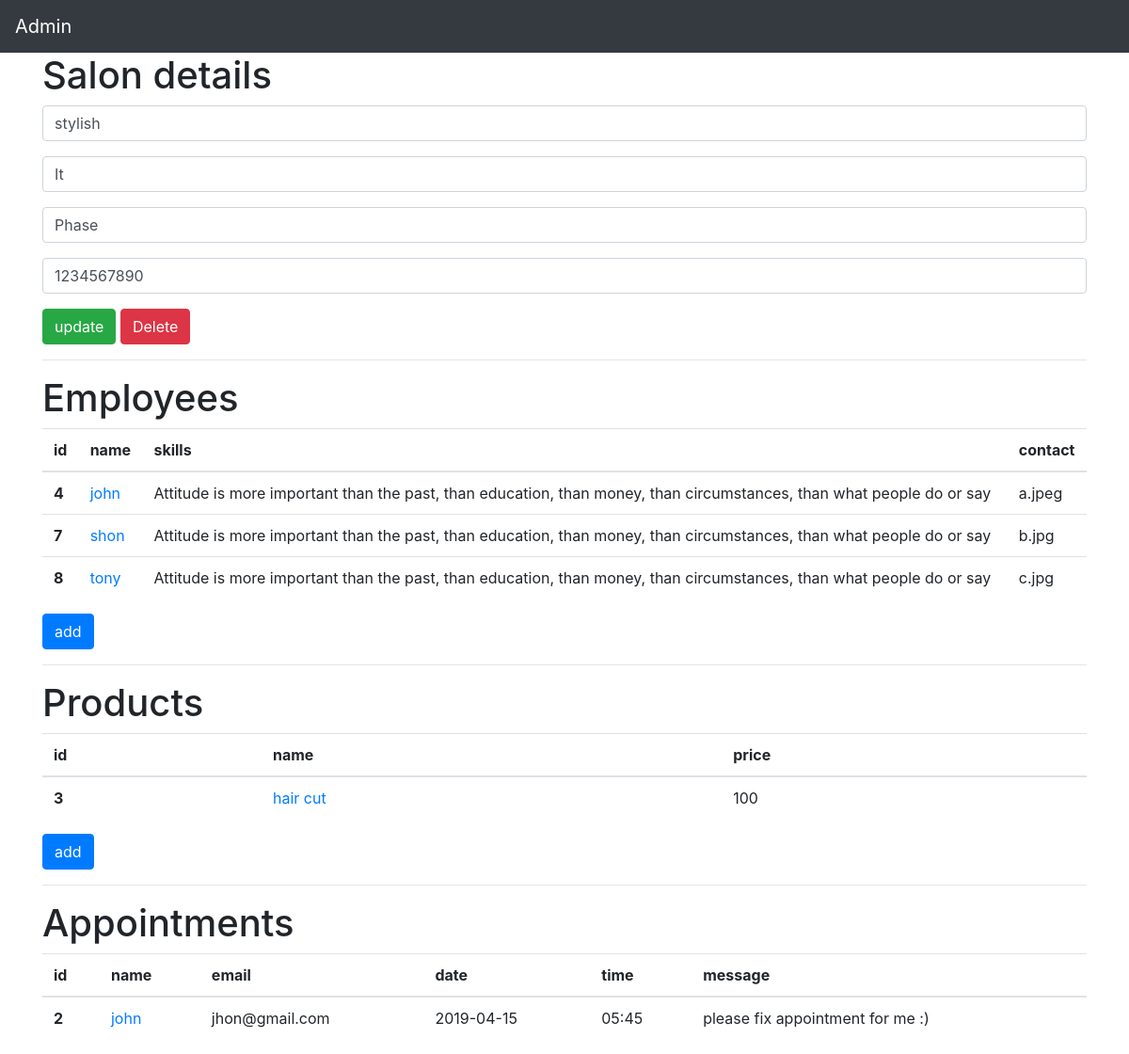
/admin/employee.php?id=19, run on the app's committed database.
### tables this page shows
CREATE TABLE `salon` (
  `id` int(11) NOT NULL,
  `name` varchar(50) NOT NULL,
  `description` varchar(500) NOT NULL,
  `address` varchar(500) NOT NULL,
  `contact` varchar(20) NOT NULL,
  `image` varchar(500) NOT NULL
);

CREATE TABLE `employee` (
  `id` int(11) NOT NULL,
  `name` varchar(500) NOT NULL,
  `skills` varchar(500) NOT NULL,
  `image` varchar(500) NOT NULL,
  `contact` varchar(20) NOT NULL,
  `salon_id` int(11) NOT NULL
);

CREATE TABLE `product` (
  `id` int(11) NOT NULL,
  `name` varchar(500) NOT NULL,
  `price` varchar(10) NOT NULL,
  `salon_id` int(11) NOT NULL
);

CREATE TABLE `appointment` (
  `id` int(11) NOT NULL,
  `name` varchar(100) NOT NULL,
  `email` varchar(200) NOT NULL,
  `date` varchar(100) NOT NULL,
  `time` varchar(100) NOT NULL,
  `message` varchar(2000) NOT NULL,
  `salon_id` int(11) NOT NULL
);

### admin/employee.php (the view, shortened to what this page needs)
<?php
  require('php/connect.php');
?>
<html>
<head>
  <link rel="stylesheet" type="text/css" href="css/bootstrap.min.css" ></link>
</head>
<body>
  <?php include 'includes/nav.php' ?>
  <div class="container" >
    <h1>Salon details</h1>
    <?php
      $id = $_GET['id'];
      $query = "SELECT * from salon where id=$id";
      $result = mysqli_query($conn, $query);
      if(!$result){
        echo "error!, cant retrive store details";
      }
      else{
        $row = mysqli_fetch_array($result);
        echo '
        <form class="form-group"  method="post" enctype="multipart/form-data" action="php/update_salon.php?id='. $id .'" >
          <p>
            <input type="text" required placeholder="salon name" name="salon_name" value='.$row[1].' class="form-control" />
          </p>
          <p>
            <input type="text" class="form-control" required placeholder="description" value='.$row[2].' name="salon_description" />
          </p>
          <p>
            <input type="text" class="form-control" required placeholder="address" value='.$row[3].' name="store_address" />
          </p>
          <p>
            <input type="number" required class="form-control" placeholder="contact no" value='.$row[4].' name="store_contact" ></textarea>
          </p>
          <p>
            <button type="submit" class="btn btn-success"> update </button>
            <a href="php/delete_salon.php?id='.$id.'" class="btn btn-danger">Delete</a>
          </p>
        <form>
        ';
      }
     ?>
      <hr />
        <h1>Employees</h1>
        <?php
          $query = "SELECT * FROM employee WHERE salon_id=$id";
          $result = mysqli_query($conn, $query);
          if(!$result){
            echo "unable to fetch results";
          }
          else{
            echo '
            <table class="table">
              <thead>
                <tr>
                  <th scope="col">id</th>
                  <th scope="col">name</th>
                  <th scope="col">skills</th>
                  <th scope="col">contact</th>
                </tr>
              </thead>
              <tbody>
            ';
            while($row = mysqli_fetch_array($result)){
              echo '
              <tr>
                <th scope="row">'. $row[0] .'</th>
                <td><a href="update_employee.php?id='.$row[0].'" >'. $row[1].'</a></td>
                <td>'.$row[2].'</td>
                <td>'.$row[3].'</td>
              </tr>
              ';
            }
            echo '</tbody></table>';
          }
         ?>
        <a class="btn btn-primary" href="add_employee.php?id=<?php echo $id ?>">add</a>
        <hr />
        <h1>Products</h1>
        <?php
          $query = "SELECT * FROM product WHERE salon_id=$id";
          $result = mysqli_query($conn, $query);
          if(!$result){
            echo "unable to fetch results";
          }
          else{
            echo '
            <table class="table">
              <thead>
                <tr>
                  <th scope="col">id</th>
                  <th scope="col">name</th>
                  <th scope="col">price</th>
                </tr>
              </thead>
              <tbody>
            ';
            while($row = mysqli_fetch_array($result)){
              echo '
              <tr>
                <th scope="row">'. $row[0] .'</th>
                <td><a href="update_product.php?id='.$row[0].'" >'. $row[1].'</a></td>
                <td>'.$row[2].'</td>
              </tr>
              ';
            }
            echo '</tbody></table>';
          }
         ?>
        <a class="btn btn-primary" href="add_product.php?id=<?php echo $id ?>">add</a>
        <hr />
        <h1>Appointments</h1>
        <?php
          $query = "SELECT * FROM appointment WHERE salon_id=$id";
          $result = mysqli_query($conn, $query);
          if(!$result){
            echo "unable to fetch results";
          }
          else{
            echo '
            <table class="table">
              <thead>
                <tr>
                  <th scope="col">id</th>
                  <th scope="col">name</th>
                  <th scope="col">email</th>
                  <th scope="col">date</th>
                  <th scope="col">time</th>
                  <th scope="col">message</th>
                </tr>
              </thead>
              <tbody>
            ';
            while($row = mysqli_fetch_array($result)){
              echo '
              <tr>
                <th scope="row">'. $row[0] .'</th>
                <td><a href="view_appointment.php?id='.$row[0].'" >'. $row[1].'</a></td>
                <td>'.$row[2].'</td>
                <td>'.$row[3].'</td>
                <td>'.$row[4].'</td>
                <td>'.$row[5].'</td>
              </tr>
              ';
            }
            echo '</tbody></table>';
          }
        ?>
  </div>
</body>
<html>

### data on the page
salon: salon_name "stylish", store_address "Phase", store_contact "1234567890"
employee: id "4", name "john", skills "Attitude is more important than the past, than education, than money, than circumstances, than what people do or say", image "a.jpeg"
employee: id "7", name "shon", skills "Attitude is more important than the past, than education, than money, than circumstances, than what people do or say", image "b.jpg"
employee: id "8", name "tony", skills "Attitude is more important than the past, than education, than money, than circumstances, than what people do or say", image "c.jpg"
product: id "3", name "hair cut", price "100"
appointment: id "2", name "john", email "jhon@gmail.com", date "2019-04-15", time "05:45", message "please fix appointment for me :)"
